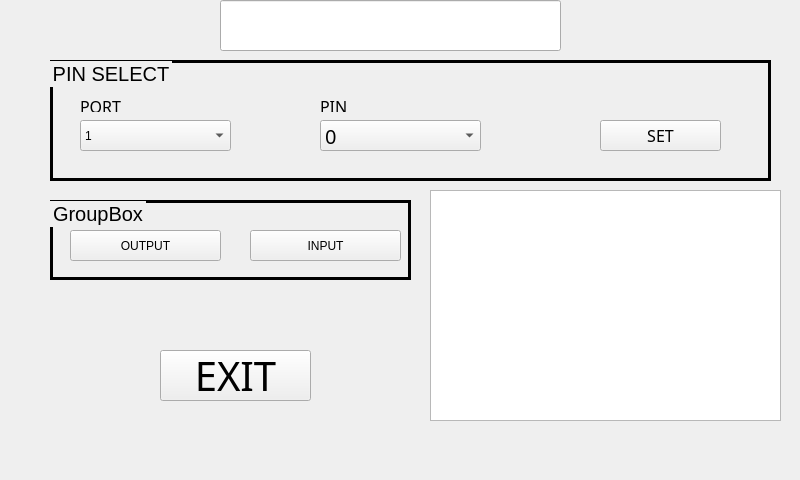
<?xml version="1.0" encoding="UTF-8"?>
<ui version="4.0">
 <class>gpiotest</class>
 <widget class="QMainWindow" name="gpiotest">
  <property name="geometry">
   <rect>
    <x>0</x>
    <y>0</y>
    <width>800</width>
    <height>480</height>
   </rect>
  </property>
  <property name="windowTitle">
   <string>gpiotest</string>
  </property>
  <widget class="QWidget" name="centralWidget">
   <widget class="QLineEdit" name="lineEdit">
    <property name="geometry">
     <rect>
      <x>220</x>
      <y>0</y>
      <width>341</width>
      <height>51</height>
     </rect>
    </property>
    <property name="font">
     <font>
      <family>Agency FB</family>
      <pointsize>20</pointsize>
      <weight>75</weight>
      <bold>true</bold>
     </font>
    </property>
   </widget>
   <widget class="QListWidget" name="listWidget">
    <property name="geometry">
     <rect>
      <x>430</x>
      <y>190</y>
      <width>351</width>
      <height>231</height>
     </rect>
    </property>
   </widget>
   <widget class="QGroupBox" name="groupBox">
    <property name="geometry">
     <rect>
      <x>50</x>
      <y>60</y>
      <width>721</width>
      <height>121</height>
     </rect>
    </property>
    <property name="font">
     <font>
      <pointsize>-1</pointsize>
     </font>
    </property>
    <property name="styleSheet">
     <string notr="true">QGroupBox#groupBox{

	font-size : 20px;
	border-color : rgb(255,255,255);
	border : 3px solid;
}</string>
    </property>
    <property name="title">
     <string>PIN SELECT</string>
    </property>
    <widget class="QComboBox" name="Port_box">
     <property name="geometry">
      <rect>
       <x>30</x>
       <y>60</y>
       <width>151</width>
       <height>31</height>
      </rect>
     </property>
     <property name="styleSheet">
      <string notr="true">font: 15pt &quot;Agency FB&quot;;</string>
     </property>
     <item>
      <property name="text">
       <string>1</string>
      </property>
     </item>
     <item>
      <property name="text">
       <string>2</string>
      </property>
     </item>
     <item>
      <property name="text">
       <string>3</string>
      </property>
     </item>
     <item>
      <property name="text">
       <string>4</string>
      </property>
     </item>
     <item>
      <property name="text">
       <string>5</string>
      </property>
     </item>
    </widget>
    <widget class="QLabel" name="label">
     <property name="geometry">
      <rect>
       <x>30</x>
       <y>40</y>
       <width>56</width>
       <height>12</height>
      </rect>
     </property>
     <property name="font">
      <font>
       <family>Agency FB</family>
       <pointsize>12</pointsize>
      </font>
     </property>
     <property name="text">
      <string>PORT</string>
     </property>
    </widget>
    <widget class="QComboBox" name="Pin_box">
     <property name="geometry">
      <rect>
       <x>270</x>
       <y>60</y>
       <width>161</width>
       <height>31</height>
      </rect>
     </property>
     <property name="font">
      <font>
       <family>Agency FB</family>
       <pointsize>15</pointsize>
      </font>
     </property>
     <item>
      <property name="text">
       <string>0</string>
      </property>
     </item>
     <item>
      <property name="text">
       <string>1</string>
      </property>
     </item>
     <item>
      <property name="text">
       <string>2</string>
      </property>
     </item>
     <item>
      <property name="text">
       <string>3</string>
      </property>
     </item>
     <item>
      <property name="text">
       <string>4</string>
      </property>
     </item>
     <item>
      <property name="text">
       <string>5</string>
      </property>
     </item>
     <item>
      <property name="text">
       <string>6</string>
      </property>
     </item>
     <item>
      <property name="text">
       <string>7</string>
      </property>
     </item>
     <item>
      <property name="text">
       <string>8</string>
      </property>
     </item>
     <item>
      <property name="text">
       <string>9</string>
      </property>
     </item>
     <item>
      <property name="text">
       <string>10</string>
      </property>
     </item>
     <item>
      <property name="text">
       <string>11</string>
      </property>
     </item>
     <item>
      <property name="text">
       <string>12</string>
      </property>
     </item>
     <item>
      <property name="text">
       <string>13</string>
      </property>
     </item>
     <item>
      <property name="text">
       <string>14</string>
      </property>
     </item>
     <item>
      <property name="text">
       <string>15</string>
      </property>
     </item>
     <item>
      <property name="text">
       <string>16</string>
      </property>
     </item>
     <item>
      <property name="text">
       <string>17</string>
      </property>
     </item>
     <item>
      <property name="text">
       <string>18</string>
      </property>
     </item>
     <item>
      <property name="text">
       <string>19</string>
      </property>
     </item>
     <item>
      <property name="text">
       <string>20</string>
      </property>
     </item>
     <item>
      <property name="text">
       <string>21</string>
      </property>
     </item>
     <item>
      <property name="text">
       <string>22</string>
      </property>
     </item>
     <item>
      <property name="text">
       <string>23</string>
      </property>
     </item>
     <item>
      <property name="text">
       <string>24</string>
      </property>
     </item>
     <item>
      <property name="text">
       <string>25</string>
      </property>
     </item>
     <item>
      <property name="text">
       <string>26</string>
      </property>
     </item>
     <item>
      <property name="text">
       <string>27</string>
      </property>
     </item>
     <item>
      <property name="text">
       <string>28</string>
      </property>
     </item>
     <item>
      <property name="text">
       <string>29</string>
      </property>
     </item>
     <item>
      <property name="text">
       <string>30</string>
      </property>
     </item>
     <item>
      <property name="text">
       <string>31</string>
      </property>
     </item>
    </widget>
    <widget class="QLabel" name="label_2">
     <property name="geometry">
      <rect>
       <x>270</x>
       <y>40</y>
       <width>56</width>
       <height>12</height>
      </rect>
     </property>
     <property name="font">
      <font>
       <family>Agency FB</family>
       <pointsize>12</pointsize>
      </font>
     </property>
     <property name="text">
      <string>PIN</string>
     </property>
    </widget>
    <widget class="QPushButton" name="Set_BT">
     <property name="geometry">
      <rect>
       <x>550</x>
       <y>60</y>
       <width>121</width>
       <height>31</height>
      </rect>
     </property>
     <property name="font">
      <font>
       <family>Agency FB</family>
       <pointsize>12</pointsize>
      </font>
     </property>
     <property name="text">
      <string>SET</string>
     </property>
    </widget>
   </widget>
   <widget class="QGroupBox" name="groupBox_2">
    <property name="geometry">
     <rect>
      <x>50</x>
      <y>200</y>
      <width>361</width>
      <height>80</height>
     </rect>
    </property>
    <property name="styleSheet">
     <string notr="true">QGroupBox#groupBox_2{


	font-size : 20px;
	border-color : white;
	border : 3px solid;



}</string>
    </property>
    <property name="title">
     <string>GroupBox</string>
    </property>
    <widget class="QPushButton" name="Output_BT">
     <property name="geometry">
      <rect>
       <x>20</x>
       <y>30</y>
       <width>151</width>
       <height>31</height>
      </rect>
     </property>
     <property name="text">
      <string>OUTPUT</string>
     </property>
    </widget>
    <widget class="QPushButton" name="Input_BT">
     <property name="geometry">
      <rect>
       <x>200</x>
       <y>30</y>
       <width>151</width>
       <height>31</height>
      </rect>
     </property>
     <property name="text">
      <string>INPUT</string>
     </property>
    </widget>
   </widget>
   <widget class="QPushButton" name="pushButton">
    <property name="geometry">
     <rect>
      <x>160</x>
      <y>350</y>
      <width>151</width>
      <height>51</height>
     </rect>
    </property>
    <property name="font">
     <font>
      <family>Agency FB</family>
      <pointsize>30</pointsize>
     </font>
    </property>
    <property name="text">
     <string>EXIT</string>
    </property>
   </widget>
  </widget>
 </widget>
 <layoutdefault spacing="6" margin="11"/>
 <resources/>
 <connections/>
</ui>
